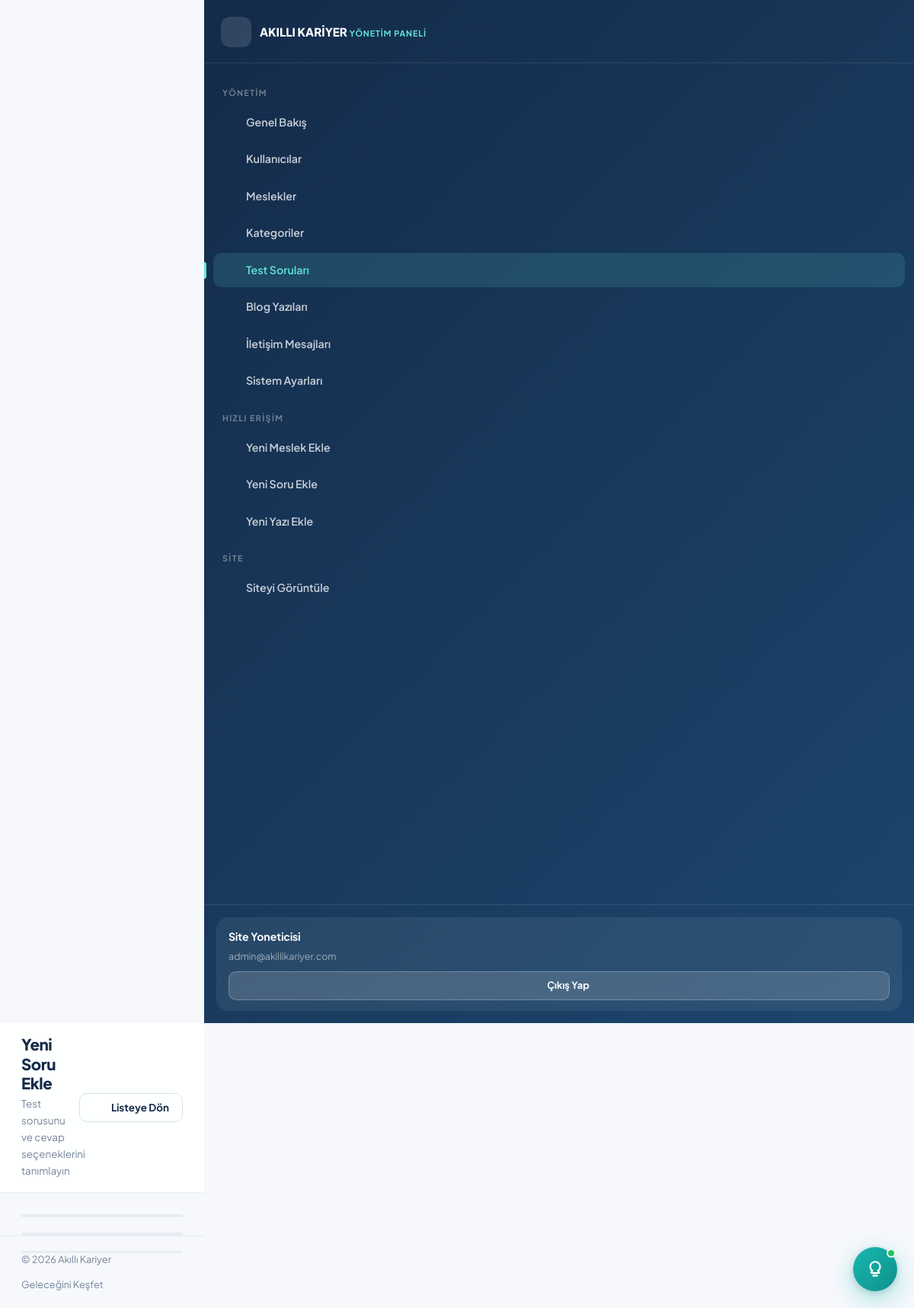
Screenshot of /admin/question-edit.php (signed in) with the database file from the repository.
### tables this page shows
CREATE TABLE `users` (
  `id` INT UNSIGNED NOT NULL AUTO_INCREMENT,
  `first_name` VARCHAR(60) NOT NULL,
  `last_name` VARCHAR(60) NOT NULL,
  `email` VARCHAR(190) NOT NULL,
  `password` VARCHAR(255) NOT NULL,
  `education_level` ENUM('ortaokul','lise','universite','diger') NOT NULL DEFAULT 'universite',
  `is_active` TINYINT(1) NOT NULL DEFAULT 1,
  `must_change_password` TINYINT(1) NOT NULL DEFAULT 0,
  `remember_token` VARCHAR(255) DEFAULT NULL,
  `email_verified_at` DATETIME DEFAULT NULL,
  `last_login_at` DATETIME DEFAULT NULL,
  `last_login_ip` VARCHAR(45) DEFAULT NULL,
  `created_at` DATETIME NOT NULL DEFAULT CURRENT_TIMESTAMP,
  `updated_at` DATETIME NOT NULL DEFAULT CURRENT_TIMESTAMP ON UPDATE CURRENT_TIMESTAMP,
  PRIMARY KEY (`id`),
  UNIQUE KEY `uq_users_email` (`email`),
  KEY `idx_users_active` (`is_active`),
  KEY `idx_users_created` (`created_at`)
);

CREATE TABLE `site_settings` (
  `id` INT UNSIGNED NOT NULL AUTO_INCREMENT,
  `setting_key` VARCHAR(80) NOT NULL,
  `setting_value` TEXT DEFAULT NULL,
  `setting_group` VARCHAR(50) NOT NULL DEFAULT 'genel',
  `setting_type` ENUM('text','number','textarea','color','boolean','select') NOT NULL DEFAULT 'text',
  `label` VARCHAR(150) DEFAULT NULL,
  `created_at` DATETIME NOT NULL DEFAULT CURRENT_TIMESTAMP,
  `updated_at` DATETIME NOT NULL DEFAULT CURRENT_TIMESTAMP ON UPDATE CURRENT_TIMESTAMP,
  PRIMARY KEY (`id`),
  UNIQUE KEY `uq_setting_key` (`setting_key`),
  KEY `idx_setting_group` (`setting_group`)
);

### app/Core/Auth.php (called while the page is built, shortened)
<?php
final class Auth
{
    private static ?User $currentUser = null;
    private static bool $resolved = false;
    public static function check(): bool
    {
        return self::user() !== null;
    }
    public static function user(): ?User
    {
        if (self::$resolved) {
            return self::$currentUser;
        }
        self::$resolved = true;
        $id = $_SESSION['user_id'] ?? null;
        $user = User::find((int) $id);
        self::$currentUser = $user;
        return $user;
    }
    public static function requireAdmin(): void
    {
        if (!self::check()) {
            self::redirectLogin();
        }
    }
}

### app/Models/User.php (called while the page is built, shortened)
<?php
class User
{
    public string $first_name = '';
    public string $last_name = '';
    public static function find(int $id): ?self
    {
        $row = Database::fetch('SELECT * FROM `users` WHERE `id` = ? LIMIT 1', [$id]);
        return $row ? self::hydrate($row) : null;
    }
    public function fullName(): string
    {
        return trim($this->first_name . ' ' . $this->last_name);
    }
    private static function hydrate(array $row): self
    {
        $u = new self();
        $u->id = (int) $row['id'];
        $u->first_name = $row['first_name'];
        $u->last_name = $row['last_name'];
        $u->email = $row['email'];
        $u->password = $row['password'];
        $u->education_level = $row['education_level'];
        $u->is_active = (bool) $row['is_active'];
        $u->created_at = $row['created_at'] ?? null;
        $u->last_login_at = $row['last_login_at'] ?? null;
        return $u;
    }
}

### app/Core/Database.php (called while the page is built, shortened)
<?php
final class Database
{
    private static ?PDO $pdo = null;
    private static array $config = [];
    public static function config(): array
    {
        if (self::$config === []) {
            $file = APP_ROOT . '/config/database.php';
            self::$config = is_file($file) ? require $file : [];
        }
        return self::$config;
    }
    public static function connection(): PDO
    {
        if (self::$pdo instanceof PDO) {
            return self::$pdo;
        }
        $cfg = self::config();
        $dsn = sprintf(
            'mysql:host=%s;port=%s;dbname=%s;charset=%s',
            $cfg['host'] ?? '127.0.0.1',
            $cfg['port'] ?? '3306',
            $cfg['database'] ?? 'akilli_kariyer',
            $cfg['charset'] ?? 'utf8mb4'
        );
        try {
            self::$pdo = new PDO(
                $dsn,
                $cfg['username'] ?? 'root',
                $cfg['password'] ?? '',
                $cfg['options'] ?? []
            );
            self::$pdo->exec("SET NAMES utf8mb4 COLLATE utf8mb4_unicode_ci");
            self::$pdo->exec("SET time_zone = '+03:00'");
        } catch (PDOException $e) {
            self::fail($e);
        }
        return self::$pdo;
    }
    public static function query(string $sql, array $params = []): \PDOStatement
    {
        $stmt = self::connection()->prepare($sql);
        $stmt->execute($params);
        return $stmt;
    }
    public static function fetch(string $sql, array $params = []): ?array
    {
        $row = self::query($sql, $params)->fetch();
        return $row === false ? null : $row;
    }
    public static function fetchAll(string $sql, array $params = []): array
    {
        return self::query($sql, $params)->fetchAll();
    }
}

### config/database.php (called while the page is built)
<?php
return [
    'host'     => getenv('DB_HOST') ?: '127.0.0.1',
    'port'     => getenv('DB_PORT') ?: '3306',
    'database' => getenv('DB_NAME') ?: 'akilli_kariyer',
    'username' => getenv('DB_USER') ?: 'root',
    'password' => getenv('DB_PASS') !== false ? getenv('DB_PASS') : '',
    'charset'  => 'utf8mb4',
    'options'  => [
        PDO::ATTR_ERRMODE            => PDO::ERRMODE_EXCEPTION,
        PDO::ATTR_DEFAULT_FETCH_MODE => PDO::FETCH_ASSOC,
        PDO::ATTR_EMULATE_PREPARES   => false,
        PDO::ATTR_STRINGIFY_FETCHES  => false,
    ],
];

### app/bootstrap.php (called while the page is built, shortened)
<?php
spl_autoload_register(static function (string $class): void {
    $prefix = 'App\\';
    $relative = str_replace('\\', DIRECTORY_SEPARATOR, substr($class, strlen($prefix)));
    $file = APP_ROOT . DIRECTORY_SEPARATOR . 'app' . DIRECTORY_SEPARATOR . $relative . '.php';
});
require_once APP_ROOT . '/app/Helpers/functions.php';

### app/Models/Setting.php (called while the page is built, shortened)
<?php
class Setting
{
    private static ?array $cache = null;
    public static function all(): array
    {
        if (self::$cache === null) {
            $rows = Database::fetchAll('SELECT * FROM `site_settings` ORDER BY `setting_group`, `id`');
            self::$cache = [];
            foreach ($rows as $row) {
                self::$cache[$row['setting_key']] = $row;
            }
        }
        return self::$cache;
    }
    public static function get(string $key, mixed $default = null): mixed
    {
        $all = self::all();
        $row = $all[$key];
        $value = $row['setting_value'];
        return match ($row['setting_type']) {
            'number'  => is_numeric($value) ? (float) $value : $default,
            'boolean' => (int) $value === 1,
            default   => $value,
        };
    }
}

### admin/question-edit.php (the view, shortened to what this page needs)
<?php
require_once __DIR__ . '/../app/bootstrap.php';
Auth::requireAdmin();
$questionId = (int) ($_GET['id'] ?? 0);
$isEdit     = $questionId > 0;
$question = $isEdit ? Database::fetch(
    'SELECT q.*, tc.dimension_type FROM `test_questions` q
     INNER JOIN `test_categories` tc ON tc.id = q.category_id WHERE q.id = ?',
    [$questionId]
) : null;
$panelType     = 'admin';
$panelActive   = 'questions';
$panelTitle    = $isEdit ? 'Soruyu Düzenle' : 'Yeni Soru Ekle';
$panelSubtitle = $isEdit ? str_limit($question['question_text'] ?? '', 80) : 'Test sorusunu ve cevap seçeneklerini tanımlayın';
$panelActions  = '<a href="' . url('admin/questions.php') . '" class="btn btn-outline btn-sm">' . icon('arrow-left', '', 15) . ' Listeye Dön</a>';
require_once __DIR__ . '/../includes/panel-header.php';
?>
<form method="post" class="panel-form" data-guard>
  <div class="layout-aside ratio" style="gap:22px">
    <div class="grid" style="gap:22px">
      <section class="panel-card">
        <div class="pc-head"><h2>Soru Metni</h2></div>
      </section>
      <section class="panel-card">
        <div class="pc-head">
        </div>
      </section>
    </div>
    <div class="grid" style="gap:22px">
      <section class="panel-card">
        <div class="pc-head"><h3>Yayın Ayarları</h3></div>
      </section>
      <section class="panel-card">
        <div class="pc-body">
        </div>
      </section>
      <section class="panel-card">
        <div class="pc-head"><h3>Puanlama İpucu</h3></div>
      </section>
    </div>
  </div>
</form>
<?php require_once __DIR__ . '/../includes/panel-footer.php'; ?>

### includes/panel-header.php (shortened to what this page needs)
<?php
$panelType     = $panelType     ?? 'user';
$panelTitle    = $panelTitle    ?? 'Panel';
$panelSubtitle = $panelSubtitle ?? '';
$panelActions  = $panelActions  ?? '';
$panelActive   = $panelActive   ?? '';
$panelUser = Auth::user();
$adminNav = [
    ['index',       'index.php',       'layout-dashboard', 'Genel Bakış'],
    ['users',       'users.php',       'users',           'Kullanıcılar'],
    ['careers',     'careers.php',     'briefcase',       'Meslekler'],
    ['categories',  'categories.php',  'layers',          'Kategoriler'],
    ['questions',   'questions.php',   'clipboard-list',  'Test Soruları'],
    ['blog',        'blog.php',        'newspaper',       'Blog Yazıları'],
    ['messages',    'messages.php',    'mail',            'İletişim Mesajları'],
    ['settings',    'settings.php',    'settings',        'Sistem Ayarları'],
];
?><!DOCTYPE html>
<html lang="tr">
<head>
<link rel="stylesheet" href="<?= asset('assets/css/vendor-bootstrap.min.css') ?>">
<link rel="stylesheet" href="<?= asset('assets/css/style.css') ?>">
<link rel="stylesheet" href="<?= asset('assets/css/dashboard.css') ?>">
<link rel="stylesheet" href="<?= asset('assets/css/career-coach.css') ?>">
</head>
<body>
<div class="panel-layout" id="panel-layout">
  <div class="nav-overlay" id="nav-overlay"></div>
  <aside class="panel-side" id="panel-side">
    <div class="panel-brand">
      <span class="brand-mark"><?= icon($panelType === 'admin' ? 'shield-check' : 'compass', '', 21) ?></span>
      <span>
        <span class="pb-name">AKILLI KARİYER</span>
        <span class="pb-sub"><?= $panelType === 'admin' ? 'Yönetim Paneli' : 'Hesap Paneli' ?></span>
      </span>
    </div>
    <nav class="panel-nav">
      <?php if ($panelType === 'admin'): ?>
        <div class="pn-label">Yönetim</div>
        <?php foreach ($adminNav as $item): ?>
          <a href="<?= url('admin/' . $item[1]) ?>" class="<?= $panelActive === $item[0] ? 'active' : '' ?>">
            <?= icon($item[2], '', 18) ?> <span><?= e($item[3]) ?></span>
          </a>
        <?php endforeach; ?>
        <div class="pn-label">Hızlı Erişim</div>
        <a href="<?= url('admin/career-edit.php') ?>"><?= icon('plus-circle', '', 18) ?> <span>Yeni Meslek Ekle</span></a>
        <a href="<?= url('admin/question-edit.php') ?>"><?= icon('plus-circle', '', 18) ?> <span>Yeni Soru Ekle</span></a>
        <a href="<?= url('admin/blog-edit.php') ?>"><?= icon('plus-circle', '', 18) ?> <span>Yeni Yazı Ekle</span></a>
        <div class="pn-label">Site</div>
        <a href="<?= url('index.php') ?>"><?= icon('external-link', '', 18) ?> <span>Siteyi Görüntüle</span></a>
      <?php endif; ?>
    </nav>
    <div class="panel-side-foot">
      <div class="psf-card">
        <strong><?= e($panelUser->fullName()) ?></strong>
        <p><?= e($panelUser->email) ?></p>
        <a href="<?= url('logout.php') ?>" class="btn btn-light btn-sm btn-block" style="font-size:.8rem">
          <?= icon('log-out', '', 15) ?> Çıkış Yap
        </a>
      </div>
    </div>
  </aside>
  <div class="panel-main">
    <header class="panel-topbar">
      <div class="flex-1">
        <h1><?= e($panelTitle) ?></h1>
        <?php if ($panelSubtitle !== ''): ?>
          <p class="ptb-sub"><?= e($panelSubtitle) ?></p>
        <?php endif; ?>
      </div>
      <div class="ptb-actions">
        <?= $panelActions ?>
      </div>
    </header>
    <main class="panel-content" id="main-content">

### includes/panel-footer.php (shortened to what this page needs)
    </main>
    <footer style="padding:20px 28px;border-top:1px solid var(--c-border);font-size:.8rem;color:var(--c-muted);display:flex;justify-content:space-between;gap:12px;flex-wrap:wrap">
      <span>&copy; <?= date('Y') ?> <?= e(setting('site_name', 'Akıllı Kariyer')) ?></span>
      <span><?= e(setting('site_slogan', 'Geleceğini Keşfet')) ?></span>
    </footer>
  </div>
</div>
</body>
</html>

### assets/css/style.css (style rules this page uses)
:root { --c-primary: #142B4A; --c-primary-dark: #0C1E35; --c-secondary: #1C466D; --c-accent: #16B8B0; --c-accent-dark: #0E918B; --c-accent-soft: #E4F7F6; --c-light-blue: #EAF4FA; --c-bg: #F6F8FC; --c-white: #FFFFFF; --c-text: #172B42; --c-muted: #748399; --c-muted-light: #9BA8BC; --c-border: #E6ECF5; --c-border-dark: #D6E0EE; --c-success: #20A779; --c-success-soft: #E4F7F0; --c-warning: #F0A43A; --c-warning-soft: #FEF4E4; --c-danger: #E05A4E; --c-danger-soft: #FDECEA; --c-info: #2D7DD2; --c-info-soft: #E9F2FC; --grad-primary: linear-gradient(135deg, #142B4A 0%, #1C466D 100%); --grad-accent: linear-gradient(135deg, #16B8B0 0%, #2FD3C8 100%); --grad-hero: linear-gradient(120deg, #142B4A 0%, #1C466D 55%, #17556B 100%); --sh-xs: 0 1px 2px rgba(20,43,74,.06); --sh-sm: 0 2px 8px rgba(20,43,74,.06); --sh-md: 0 8px 24px rgba(20,43,74,.08); --sh-lg: 0 16px 40px rgba(20,43,74,.10); --sh-xl: 0 28px 70px rgba(20,43,74,.14); --sh-accent: 0 10px 26px rgba(22,184,176,.28); --r-xs: 8px; --r-sm: 12px; --r-md: 16px; --r-lg: 22px; --r-xl: 30px; --r-pill: 999px; --ff: "Plus Jakarta Sans", "Inter", -apple-system, BlinkMacSystemFont, "Segoe UI", Roboto, Helvetica, Arial, sans-serif; --ff-head: "Plus Jakarta Sans", "Inter", -apple-system, BlinkMacSystemFont, "Segoe UI", Roboto, sans-serif; --header-h: 74px; --container: 1240px; --ease: cubic-bezier(.4, 0, .2, 1); }
*, *::before, *::after { box-sizing: border-box; }
html { scroll-behavior: smooth; -webkit-text-size-adjust: 100%; overflow-x: hidden; }
body { margin: 0; font-family: var(--ff); font-size: 16px; line-height: 1.65; color: var(--c-text); background: var(--c-bg); -webkit-font-smoothing: antialiased; -moz-osx-font-smoothing: grayscale; overflow-x: hidden; }
h1, h2, h3, h4, h5, h6 { font-family: var(--ff-head); color: var(--c-primary); font-weight: 800; line-height: 1.25; letter-spacing: -.02em; margin: 0 0 .6em; }
h1 { font-size: clamp(2rem, 4.4vw, 3.15rem); }
p { margin: 0 0 1rem; color: var(--c-muted); }
p:last-child { margin-bottom: 0; }
a { color: var(--c-secondary); text-decoration: none; transition: color .2s var(--ease); }
.grid { display: grid; gap: 24px; grid-template-columns: minmax(0, 1fr); }
.layout-aside { display: grid; gap: 28px; align-items: start; grid-template-columns: minmax(0, 1fr) 340px; }
.layout-aside.ratio { grid-template-columns: minmax(0, 1.5fr) minmax(0, 1fr); }
.flex-1 { flex: 1 1 auto; min-width: 0; }
.btn { display: inline-flex; align-items: center; justify-content: center; gap: 9px; padding: 13px 26px; border-radius: var(--r-sm); font-family: var(--ff); font-size: .95rem; font-weight: 700; line-height: 1.2; border: 1.5px solid transparent; cursor: pointer; transition: transform .2s var(--ease), box-shadow .25s var(--ease), background .2s var(--ease), color .2s var(--ease), border-color .2s var(--ease); text-decoration: none; white-space: nowrap; min-height: 46px; }
.btn-outline { background: transparent; color: var(--c-primary); border-color: var(--c-border-dark); }
.btn-light { background: rgba(255,255,255,.14); color: #fff; border-color: rgba(255,255,255,.24); }
.btn-sm { padding: 9px 17px; font-size: .84rem; min-height: 38px; border-radius: 10px; }
.btn-block { display: flex; width: 100%; }
.brand-mark { width: 42px; height: 42px; border-radius: 13px; background: var(--grad-primary); color: #fff; display: grid; place-items: center; box-shadow: var(--sh-sm); flex-shrink: 0; }
body { background: var(--c-bg); color: var(--c-text); }

### rows the page displays
users: $panelUser->fullName() "Site Yoneticisi", email "admin@akillikariyer.com"
site_settings: setting_value "Akıllı Kariyer"
site_settings: setting_value "Geleceğini Keşfet"

### other values shown
$item[3] "Genel Bakış"
$item[3] "Kullanıcılar"
$item[3] "Meslekler"
$item[3] "Kategoriler"
$item[3] "Test Soruları"
$item[3] "Blog Yazıları"
$item[3] "İletişim Mesajları"
$item[3] "Sistem Ayarları"
$panelTitle "Yeni Soru Ekle"
$panelSubtitle "Test sorusunu ve cevap seçeneklerini tanımlayın"
